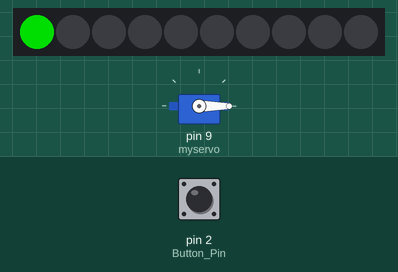
Recording of a sketch running on a simulated Arduino Uno, built with avr-gcc and run on an emulated ATmega328P. On the bench: servo, 10 RGB LEDs in strip order, left to right. The inputs (shaded band) are chosen by the test bench; at power-on: pin 2 (Button_Pin) LOW. Dim RGB values are drawn brighter than linear; what the sketch prints to the serial monitor is not drawn.

Above: at 2.5 s.
2.6 s: pin 2 (Button_Pin) pulled HIGH for 0.15 s
At 3.6 s:
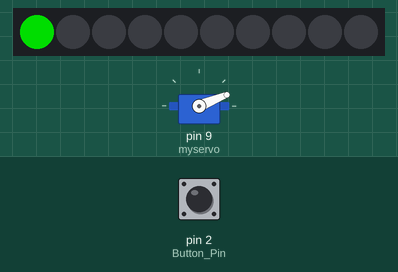
4.2 s: pin 2 (Button_Pin) pulled HIGH for 1 s
At 4.9 s:
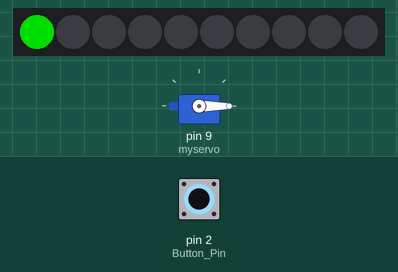
9.7 s: pin 2 (Button_Pin) pulled HIGH for 3.2 s
At 10.2 s:
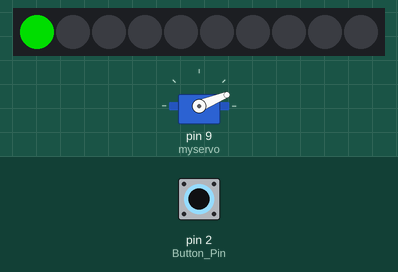
Timing chart, 0 to 12.7 s (numbered marks = the images above; inputs shaded):
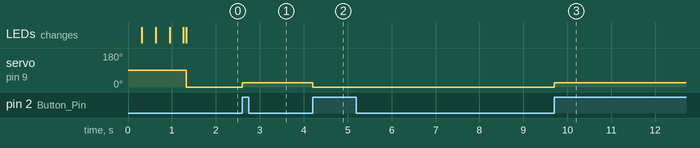

Measured:
- after the input at 2.6 s, servo on pin 9 (myservo): 0° → 22° at once
- after the input at 4.2 s, servo on pin 9 (myservo): 22° → 0° at once
- after the input at 9.7 s, servo on pin 9 (myservo): 0° → 22° at once

The sketch:

drs_neo.ino
```cpp
// Components: NeoPixel , DRS Actuation Button

#include <Servo.h>
#include <Adafruit_NeoPixel.h>

int PIN = 6 ;
int NUMPIXELS = 10 ;

Servo myservo;
Adafruit_NeoPixel pixels = Adafruit_NeoPixel(NUMPIXELS, PIN, NEO_GRB + NEO_KHZ800);

int str[2] ;
String data = "0000 22\n" ;

int Button_Pin = 2;
int state = HIGH;
int reading;
int previous = LOW;
unsigned long time = 0 ;
unsigned long debounce = 200;


void setup() {
  Serial.begin(9600) ;
  myservo.attach(9);  // attaches the servo on pin 9 to the servo object
  pinMode(Button_Pin, INPUT) ;
  pixels.begin(); // This initializes the NeoPixel library.

  for(int i = 0 ; i < 9 ; i++) {
    pixels.setPixelColor(i, pixels.Color(255, 0, 127)) ;
    pixels.show() ;
    delay(30) ;
  }

  for(int i = 0 ; i < 9 ; i++) {
    pixels.setPixelColor(i, pixels.Color(0, 0, 0)) ;
    pixels.show() ;
    delay(18) ;
  }

  for(int i = 0 ; i < 9 ; i++) {
    pixels.setPixelColor(i, pixels.Color(255, 255, 51)) ;
    pixels.show() ;
    delay(30) ;
  }

  for(int i = 0 ; i < 9 ; i++) {
    pixels.setPixelColor(i, pixels.Color(0, 0, 0)) ;
    pixels.show() ;
    delay(18) ;
  }

  for(int i = 0 ; i < 9 ; i++) {
    pixels.setPixelColor(i, pixels.Color(0, 255, 0)) ;
    pixels.show() ;
    delay(30) ;
  }

   for(int i = 0 ; i < 9 ; i++) {
   pixels.setPixelColor(i, pixels.Color(0, 0, 0)) ;
    pixels.show() ;
    delay(18) ;
  }

}

void loop() {

  if (Serial.available() > 0 ) {
    data = Serial.readStringUntil('\n') ;
    //data = Serial.readString() ;
    //data = Serial.read() ;
  }


  /////////////////CONVERTING DATA INTO AN ARRAY////////////////////////////////////////////////
  int j = 0 ;
  int last = 0 ;

  for (int i = 0 ; i < data.length() ; i++) {

    //Serial.println(data.charAt(i)) ;

    if (data.charAt(i) != ' ') {
      j++ ;
    } else {

      str[0] = data.substring(last , j).toInt() ;

      last = j + 1 ;
      j++ ;
    }
  }

  str[1] = data.substring(last , data.length() - 1 ).toInt() ;


  Serial.print(str[0]) ;
  Serial.print(' ') ;
  Serial.println(str[1]) ;

  //////////////////////NEOPIXEL///////////////////////////////////////

  // map the number of pixels according to the RPM stored in str[0]   .
  if (str[0] < 1250) {
    for (int a = 0 ; a < 1 ; a++) {
      pixels.setPixelColor(a, pixels.Color(0, 150, 0)) ; // Moderately bright green color.
      pixels.show() ;
    }
  } else if (str[0] >= 1250 && str[0] < 2500 ) {
    for (int a = 0 ; a < 2 ; a++) {
      pixels.setPixelColor(a, pixels.Color(0, 150, 0)) ;
      pixels.show() ;
    }
  } else if (str[0] >= 2500 && str[0] < 3750 ) {
    for (int a = 0 ; a < 3 ; a++) {
      pixels.setPixelColor(a, pixels.Color(0, 150, 0)) ;
      pixels.show() ;
    }
  } else if (str[0] > 3750 && str[0] < 5000 ) {
    for (int a = 0 ; a < 4 ; a++) {
      pixels.setPixelColor(a, pixels.Color(255, 255, 0)) ; // Moderately yellow color.
      pixels.show() ;
    }
  } else if (str[0] >= 5000 && str[0] < 6250 ) {
    for (int a = 0 ; a < 5 ; a++) {
      pixels.setPixelColor(a, pixels.Color(255, 255, 0)) ;
      pixels.show() ;
    }
  } else if (str[0] >= 6250 && str[0] < 7500 ) {
    for (int a = 0 ; a < 6 ; a++) {
      pixels.setPixelColor(a, pixels.Color(255, 255, 0)) ;
      pixels.show() ;
    }
  } else if (str[0] >= 7500 && str[0] < 8750 ) {
    for (int a = 0 ; a < 7 ; a++) {
      pixels.setPixelColor(a, pixels.Color(255, 255, 0)) ;
      pixels.show() ;
    }
  } else if (str[0] >= 8750 && str[0] < 10000 ) {
    for (int a = 0 ; a < 8 ; a++) {
      pixels.setPixelColor(a, pixels.Color(255, 0, 0)) ; // Bright red color.
      pixels.show() ;
    }
  }


//////////////////SERVO AND OVER RIDE SWITCH/////////////////////////////////////////////////

reading = digitalRead(Button_Pin);
if (reading == HIGH && previous == LOW && millis() - time > debounce) {
  state = !state ;
  time = millis();
}

if (state) {
  pixels.setPixelColor(10, pixels.Color(0, 150, 0)); // Moderately bright green color.
  pixels.show();
  myservo.write(0) ;
}
else {
  pixels.setPixelColor(10, pixels.Color(0, 0, 0)); // Moderately bright green color.
  pixels.show();
  myservo.write(22) ;
}
previous = reading;


////////////////////////////////////////////////////////////////////////////////////

for ( int i = 0 ; i < 10 ; i++) {
  pixels.setPixelColor(i, pixels.Color(0, 0, 0));
}

}
```
